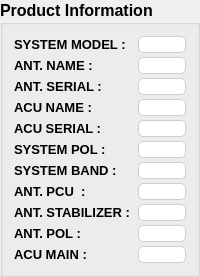
                  <widget class="QGroupBox" name="productInfoBox">
                   <property name="sizePolicy">
                    <sizepolicy hsizetype="Preferred" vsizetype="Preferred">
                     <horstretch>0</horstretch>
                     <verstretch>0</verstretch>
                    </sizepolicy>
                   </property>
                   <property name="maximumSize">
                    <size>
                     <width>500</width>
                     <height>16777215</height>
                    </size>
                   </property>
                   <property name="font">
                    <font>
                     <pointsize>12</pointsize>
                     <weight>75</weight>
                     <italic>false</italic>
                     <bold>true</bold>
                    </font>
                   </property>
                   <property name="styleSheet">
                    <string notr="true">
#productInfoBox	 {
		font: bold; 
		border : 1px solid grey;
		margin-top: 10px;
border-top : 2px solid black;
	}
#productInfoBox::title {
		subcontrol-origin:  margin;
left: 7px;
		padding: 0 6px 0 6px;
		
color: rgb(0, 100, 147);
	}</string>
                   </property>
                   <property name="title">
                    <string>Product Information</string>
                   </property>
                   <layout class="QFormLayout" name="formLayout_2">
                    <property name="horizontalSpacing">
                     <number>4</number>
                    </property>
                    <property name="verticalSpacing">
                     <number>4</number>
                    </property>
                    <item row="0" column="0">
                     <widget class="QLabel" name="label_108">
                      <property name="font">
                       <font>
                        <pointsize>10</pointsize>
                        <weight>75</weight>
                        <bold>true</bold>
                       </font>
                      </property>
                      <property name="text">
                       <string>SYSTEM MODEL : </string>
                      </property>
                     </widget>
                    </item>
                    <item row="1" column="0">
                     <widget class="QLabel" name="label_111">
                      <property name="font">
                       <font>
                        <pointsize>10</pointsize>
                        <weight>75</weight>
                        <bold>true</bold>
                       </font>
                      </property>
                      <property name="text">
                       <string>ANT. NAME : </string>
                      </property>
                     </widget>
                    </item>
                    <item row="2" column="0">
                     <widget class="QLabel" name="label_112">
                      <property name="font">
                       <font>
                        <pointsize>10</pointsize>
                        <weight>75</weight>
                        <bold>true</bold>
                       </font>
                      </property>
                      <property name="text">
                       <string>ANT. SERIAL : </string>
                      </property>
                     </widget>
                    </item>
                    <item row="3" column="0">
                     <widget class="QLabel" name="label_113">
                      <property name="font">
                       <font>
                        <pointsize>10</pointsize>
                        <weight>75</weight>
                        <bold>true</bold>
                       </font>
                      </property>
                      <property name="text">
                       <string>ACU NAME : </string>
                      </property>
                     </widget>
                    </item>
                    <item row="4" column="0">
                     <widget class="QLabel" name="label_114">
                      <property name="font">
                       <font>
                        <pointsize>10</pointsize>
                        <weight>75</weight>
                        <bold>true</bold>
                       </font>
                      </property>
                      <property name="text">
                       <string>ACU SERIAL : </string>
                      </property>
                     </widget>
                    </item>
                    <item row="5" column="0">
                     <widget class="QLabel" name="label_115">
                      <property name="font">
                       <font>
                        <pointsize>10</pointsize>
                        <weight>75</weight>
                        <bold>true</bold>
                       </font>
                      </property>
                      <property name="text">
                       <string>SYSTEM POL : </string>
                      </property>
                     </widget>
                    </item>
                    <item row="6" column="0">
                     <widget class="QLabel" name="label_116">
                      <property name="font">
                       <font>
                        <pointsize>10</pointsize>
                        <weight>75</weight>
                        <bold>true</bold>
                       </font>
                      </property>
                      <property name="text">
                       <string>SYSTEM BAND : </string>
                      </property>
                     </widget>
                    </item>
                    <item row="7" column="0">
                     <widget class="QLabel" name="label_125">
                      <property name="font">
                       <font>
                        <pointsize>10</pointsize>
                        <weight>75</weight>
                        <bold>true</bold>
                       </font>
                      </property>
                      <property name="text">
                       <string>ANT. PCU  : </string>
                      </property>
                     </widget>
                    </item>
                    <item row="8" column="0">
                     <widget class="QLabel" name="label_130">
                      <property name="font">
                       <font>
                        <pointsize>10</pointsize>
                        <weight>75</weight>
                        <bold>true</bold>
                       </font>
                      </property>
                      <property name="text">
                       <string>ANT. STABILIZER : </string>
                      </property>
                     </widget>
                    </item>
                    <item row="9" column="0">
                     <widget class="QLabel" name="label_132">
                      <property name="font">
                       <font>
                        <pointsize>10</pointsize>
                        <weight>75</weight>
                        <bold>true</bold>
                       </font>
                      </property>
                      <property name="text">
                       <string>ANT. POL : </string>
                      </property>
                     </widget>
                    </item>
                    <item row="10" column="0">
                     <widget class="QLabel" name="label_134">
                      <property name="font">
                       <font>
                        <pointsize>10</pointsize>
                        <weight>75</weight>
                        <bold>true</bold>
                       </font>
                      </property>
                      <property name="text">
                       <string>ACU MAIN : </string>
                      </property>
                     </widget>
                    </item>
                    <item row="0" column="1">
                     <widget class="QLabel" name="mccuPlatform_2">
                      <property name="font">
                       <font>
                        <pointsize>10</pointsize>
                        <weight>75</weight>
                        <bold>true</bold>
                       </font>
                      </property>
                      <property name="styleSheet">
                       <string notr="true">border: 1px solid #cfcfcf;
	border-radius: 5px;
background-color: rgb(255, 255, 255);</string>
                      </property>
                      <property name="lineWidth">
                       <number>1</number>
                      </property>
                      <property name="text">
                       <string/>
                      </property>
                      <property name="scaledContents">
                       <bool>true</bool>
                      </property>
                      <property name="wordWrap">
                       <bool>true</bool>
                      </property>
                      <property name="margin">
                       <number>1</number>
                      </property>
                     </widget>
                    </item>
                    <item row="1" column="1">
                     <widget class="QLabel" name="mccuPlatform_3">
                      <property name="font">
                       <font>
                        <pointsize>10</pointsize>
                        <weight>75</weight>
                        <bold>true</bold>
                       </font>
                      </property>
                      <property name="styleSheet">
                       <string notr="true">border: 1px solid #cfcfcf;
	border-radius: 5px;
background-color: rgb(255, 255, 255);</string>
                      </property>
                      <property name="lineWidth">
                       <number>1</number>
                      </property>
                      <property name="text">
                       <string/>
                      </property>
                      <property name="scaledContents">
                       <bool>true</bool>
                      </property>
                      <property name="wordWrap">
                       <bool>true</bool>
                      </property>
                      <property name="margin">
                       <number>1</number>
                      </property>
                     </widget>
                    </item>
                    <item row="2" column="1">
                     <widget class="QLabel" name="mccuPlatform_4">
                      <property name="font">
                       <font>
                        <pointsize>10</pointsize>
                        <weight>75</weight>
                        <bold>true</bold>
                       </font>
                      </property>
                      <property name="styleSheet">
                       <string notr="true">border: 1px solid #cfcfcf;
	border-radius: 5px;
background-color: rgb(255, 255, 255);</string>
                      </property>
                      <property name="lineWidth">
                       <number>1</number>
                      </property>
                      <property name="text">
                       <string/>
                      </property>
                      <property name="scaledContents">
                       <bool>true</bool>
                      </property>
                      <property name="wordWrap">
                       <bool>true</bool>
                      </property>
                      <property name="margin">
                       <number>1</number>
                      </property>
                     </widget>
                    </item>
                    <item row="3" column="1">
                     <widget class="QLabel" name="mccuPlatform_5">
                      <property name="font">
                       <font>
                        <pointsize>10</pointsize>
                        <weight>75</weight>
                        <bold>true</bold>
                       </font>
                      </property>
                      <property name="styleSheet">
                       <string notr="true">border: 1px solid #cfcfcf;
	border-radius: 5px;
background-color: rgb(255, 255, 255);</string>
                      </property>
                      <property name="lineWidth">
                       <number>1</number>
                      </property>
                      <property name="text">
                       <string/>
                      </property>
                      <property name="scaledContents">
                       <bool>true</bool>
                      </property>
                      <property name="wordWrap">
                       <bool>true</bool>
                      </property>
                      <property name="margin">
                       <number>1</number>
                      </property>
                     </widget>
                    </item>
                    <item row="4" column="1">
                     <widget class="QLabel" name="mccuPlatform_6">
                      <property name="font">
                       <font>
                        <pointsize>10</pointsize>
                        <weight>75</weight>
                        <bold>true</bold>
                       </font>
                      </property>
                      <property name="styleSheet">
                       <string notr="true">border: 1px solid #cfcfcf;
	border-radius: 5px;
background-color: rgb(255, 255, 255);</string>
                      </property>
                      <property name="lineWidth">
                       <number>1</number>
                      </property>
                      <property name="text">
                       <string/>
                      </property>
                      <property name="scaledContents">
                       <bool>true</bool>
                      </property>
                      <property name="wordWrap">
                       <bool>true</bool>
                      </property>
                      <property name="margin">
                       <number>1</number>
                      </property>
                     </widget>
                    </item>
                    <item row="5" column="1">
                     <widget class="QLabel" name="mccuPlatform_7">
                      <property name="font">
                       <font>
                        <pointsize>10</pointsize>
                        <weight>75</weight>
                        <bold>true</bold>
                       </font>
                      </property>
                      <property name="styleSheet">
                       <string notr="true">border: 1px solid #cfcfcf;
	border-radius: 5px;
background-color: rgb(255, 255, 255);</string>
                      </property>
                      <property name="lineWidth">
                       <number>1</number>
                      </property>
                      <property name="text">
                       <string/>
                      </property>
                      <property name="scaledContents">
                       <bool>true</bool>
                      </property>
                      <property name="wordWrap">
                       <bool>true</bool>
                      </property>
                      <property name="margin">
                       <number>1</number>
                      </property>
                     </widget>
                    </item>
                    <item row="6" column="1">
                     <widget class="QLabel" name="mccuPlatform_8">
                      <property name="font">
                       <font>
                        <pointsize>10</pointsize>
                        <weight>75</weight>
                        <bold>true</bold>
                       </font>
                      </property>
                      <property name="styleSheet">
                       <string notr="true">border: 1px solid #cfcfcf;
	border-radius: 5px;
background-color: rgb(255, 255, 255);</string>
                      </property>
                      <property name="lineWidth">
                       <number>1</number>
                      </property>
                      <property name="text">
                       <string/>
                      </property>
                      <property name="scaledContents">
                       <bool>true</bool>
                      </property>
                      <property name="wordWrap">
                       <bool>true</bool>
                      </property>
                      <property name="margin">
                       <number>1</number>
                      </property>
                     </widget>
                    </item>
                    <item row="7" column="1">
                     <widget class="QLabel" name="mccuPlatform_9">
                      <property name="font">
                       <font>
                        <pointsize>10</pointsize>
                        <weight>75</weight>
                        <bold>true</bold>
                       </font>
                      </property>
                      <property name="styleSheet">
                       <string notr="true">border: 1px solid #cfcfcf;
	border-radius: 5px;
background-color: rgb(255, 255, 255);</string>
                      </property>
                      <property name="lineWidth">
                       <number>1</number>
                      </property>
                      <property name="text">
                       <string/>
                      </property>
                      <property name="scaledContents">
                       <bool>true</bool>
                      </property>
                      <property name="wordWrap">
                       <bool>true</bool>
                      </property>
                      <property name="margin">
                       <number>1</number>
                      </property>
                     </widget>
                    </item>
                    <item row="8" column="1">
                     <widget class="QLabel" name="mccuPlatform_10">
                      <property name="font">
                       <font>
                        <pointsize>10</pointsize>
                        <weight>75</weight>
                        <bold>true</bold>
                       </font>
                      </property>
                      <property name="styleSheet">
                       <string notr="true">border: 1px solid #cfcfcf;
	border-radius: 5px;
background-color: rgb(255, 255, 255);</string>
                      </property>
                      <property name="lineWidth">
                       <number>1</number>
                      </property>
                      <property name="text">
                       <string/>
                      </property>
                      <property name="scaledContents">
                       <bool>true</bool>
                      </property>
                      <property name="wordWrap">
                       <bool>true</bool>
                      </property>
                      <property name="margin">
                       <number>1</number>
                      </property>
                     </widget>
                    </item>
                    <item row="9" column="1">
                     <widget class="QLabel" name="mccuPlatform_11">
                      <property name="font">
                       <font>
                        <pointsize>10</pointsize>
                        <weight>75</weight>
                        <bold>true</bold>
                       </font>
                      </property>
                      <property name="styleSheet">
                       <string notr="true">border: 1px solid #cfcfcf;
	border-radius: 5px;
background-color: rgb(255, 255, 255);</string>
                      </property>
                      <property name="lineWidth">
                       <number>1</number>
                      </property>
                      <property name="text">
                       <string/>
                      </property>
                      <property name="scaledContents">
                       <bool>true</bool>
                      </property>
                      <property name="wordWrap">
                       <bool>true</bool>
                      </property>
                      <property name="margin">
                       <number>1</number>
                      </property>
                     </widget>
                    </item>
                    <item row="10" column="1">
                     <widget class="QLabel" name="mccuPlatform_12">
                      <property name="font">
                       <font>
                        <pointsize>10</pointsize>
                        <weight>75</weight>
                        <bold>true</bold>
                       </font>
                      </property>
                      <property name="styleSheet">
                       <string notr="true">border: 1px solid #cfcfcf;
	border-radius: 5px;
background-color: rgb(255, 255, 255);</string>
                      </property>
                      <property name="lineWidth">
                       <number>1</number>
                      </property>
                      <property name="text">
                       <string/>
                      </property>
                      <property name="scaledContents">
                       <bool>true</bool>
                      </property>
                      <property name="wordWrap">
                       <bool>true</bool>
                      </property>
                      <property name="margin">
                       <number>1</number>
                      </property>
                     </widget>
                    </item>
                   </layout>
                  </widget>
